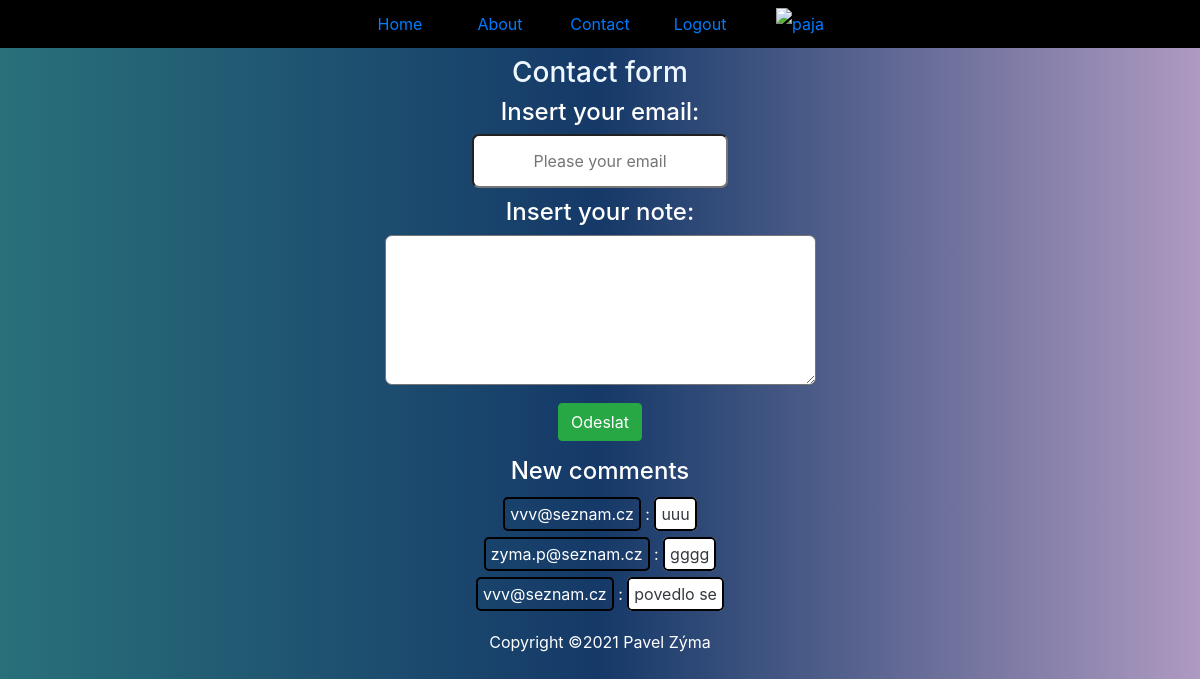
Page /contact (signed in) on the committed database.
### tables this page shows
CREATE TABLE note(id INTEGER PRIMARY KEY AUTOINCREMENT,email TEXT,note TEXT);

### app.py (the view)
@app.route("/contact",methods=["GET","POST"])
def contact():
    user=session.get("user",None)
    note_record=create_db.comments()
    if request.method=="POST":
        data=request.form
        email=data["email"]
        note=data["text"]
        create_db.insert_note(email,note)
        note_record=create_db.comments()
    if user:
        return render_template("contact.html",user=user,note_record=note_record,success=True)
    return render_template("contact.html",note_record=note_record)

### package/create_db.py (called while the page is built)
def comments():
    con=sqlite3.connect("package/db/todolist.db")
    cur=con.cursor()
    cur.execute("SELECT * FROM note order by id desc LIMIT 3")
    note_record=cur.fetchall()
    con.close()
    return note_record

### templates/contact.html (shortened to what this page needs)
{% extends "base.html" %}
    {% block content %}
    <div class="form ">
        <h3>Contact form</h3>
        <form action="/contact" method="POST" class="" id="contact-form">
            <h4 class="text-white">Insert your email:</h4>
            <input type="email" name="email" id="email1" class="" placeholder="Please your email"><br>
            <h4 class="text-white">Insert your note:</h4>
            <textarea name="text" id="note-area" cols="40" rows="3"></textarea><br>
            <button type="submit" name="submit-note" class="btn btn-success mt-2">Odeslat</button>
        </form>
    </div>
    <div id="comments" class="text-white">
        <h4>New comments</h4>
        {% for comment in note_record %}
            <div class=" p-2">
                <span class="comment">{{ comment [1] }}</span> :
                <span class="comment bg-white text-dark">{{ comment[2] }}</span><br>
            </div>
        {% endfor %}
    </div>
    {% endblock %}

### static/style.css (style rules this page uses)
body { background-image: linear-gradient(to right ,rgb(41, 112, 122),rgb(21, 57, 104),rgba(104, 65, 139, 0.534)); }
h3 { text-align: center; color: aliceblue; margin-top: 10px; }
#contact-form,#comments { text-align: center; transform: translate(0, 0); }
#username,#password,#password1,#email,#email1,#note-area { line-height: 3rem; margin-bottom: 10px; border-radius: 7px; text-align: center; }
.comment { border: 2px black solid; border-radius: 5px; padding:5px; }

### rows in the picture
note: email "vvv@seznam.cz", note "uuu"
note: email "zyma.p@seznam.cz", note "gggg"
note: email "vvv@seznam.cz", note "povedlo se"
